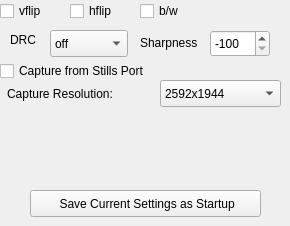
   <widget class="QWidget" name="tab">
    <attribute name="title">
     <string>Advanced</string>
    </attribute>
    <widget class="QCheckBox" name="vflip">
     <property name="geometry">
      <rect>
       <x>0</x>
       <y>0</y>
       <width>61</width>
       <height>22</height>
      </rect>
     </property>
     <property name="text">
      <string>vflip</string>
     </property>
    </widget>
    <widget class="QCheckBox" name="hflip">
     <property name="geometry">
      <rect>
       <x>70</x>
       <y>0</y>
       <width>97</width>
       <height>22</height>
      </rect>
     </property>
     <property name="text">
      <string>hflip</string>
     </property>
    </widget>
    <widget class="QCheckBox" name="bw">
     <property name="geometry">
      <rect>
       <x>140</x>
       <y>0</y>
       <width>51</width>
       <height>22</height>
      </rect>
     </property>
     <property name="text">
      <string>b/w</string>
     </property>
    </widget>
    <widget class="QComboBox" name="drcBox">
     <property name="geometry">
      <rect>
       <x>50</x>
       <y>30</y>
       <width>78</width>
       <height>27</height>
      </rect>
     </property>
     <item>
      <property name="text">
       <string notr="true">off</string>
      </property>
     </item>
     <item>
      <property name="text">
       <string notr="true">low</string>
      </property>
     </item>
     <item>
      <property name="text">
       <string notr="true">medium</string>
      </property>
     </item>
     <item>
      <property name="text">
       <string notr="true">high</string>
      </property>
     </item>
    </widget>
    <widget class="QLabel" name="label_4">
     <property name="geometry">
      <rect>
       <x>10</x>
       <y>30</y>
       <width>31</width>
       <height>20</height>
      </rect>
     </property>
     <property name="text">
      <string>DRC</string>
     </property>
    </widget>
    <widget class="QSpinBox" name="sharpnessBox">
     <property name="geometry">
      <rect>
       <x>210</x>
       <y>30</y>
       <width>60</width>
       <height>27</height>
      </rect>
     </property>
     <property name="minimum">
      <number>-100</number>
     </property>
     <property name="maximum">
      <number>100</number>
     </property>
     <property name="value">
      <number>-100</number>
     </property>
    </widget>
    <widget class="QLabel" name="label_16">
     <property name="geometry">
      <rect>
       <x>140</x>
       <y>33</y>
       <width>71</width>
       <height>20</height>
      </rect>
     </property>
     <property name="text">
      <string>Sharpness</string>
     </property>
    </widget>
    <widget class="QCheckBox" name="stillCap">
     <property name="geometry">
      <rect>
       <x>0</x>
       <y>60</y>
       <width>191</width>
       <height>22</height>
      </rect>
     </property>
     <property name="toolTip">
      <string>When</string>
     </property>
     <property name="text">
      <string>Capture from Stills Port</string>
     </property>
    </widget>
    <widget class="QPushButton" name="saveinits">
     <property name="geometry">
      <rect>
       <x>30</x>
       <y>190</y>
       <width>231</width>
       <height>27</height>
      </rect>
     </property>
     <property name="text">
      <string> Save Current Settings as Startup</string>
     </property>
    </widget>
    <widget class="QLabel" name="label">
     <property name="geometry">
      <rect>
       <x>7</x>
       <y>85</y>
       <width>141</width>
       <height>17</height>
      </rect>
     </property>
     <property name="text">
      <string>Capture Resolution:</string>
     </property>
    </widget>
    <widget class="QComboBox" name="resolution">
     <property name="geometry">
      <rect>
       <x>160</x>
       <y>80</y>
       <width>121</width>
       <height>27</height>
      </rect>
     </property>
     <item>
      <property name="text">
       <string>2592x1944</string>
      </property>
     </item>
     <item>
      <property name="text">
       <string>1600x1200</string>
      </property>
     </item>
     <item>
      <property name="text">
       <string>1440x1080</string>
      </property>
     </item>
     <item>
      <property name="text">
       <string>1296x972</string>
      </property>
     </item>
     <item>
      <property name="text">
       <string>1024x768</string>
      </property>
     </item>
     <item>
      <property name="text">
       <string>800x600</string>
      </property>
     </item>
    </widget>
   </widget>
